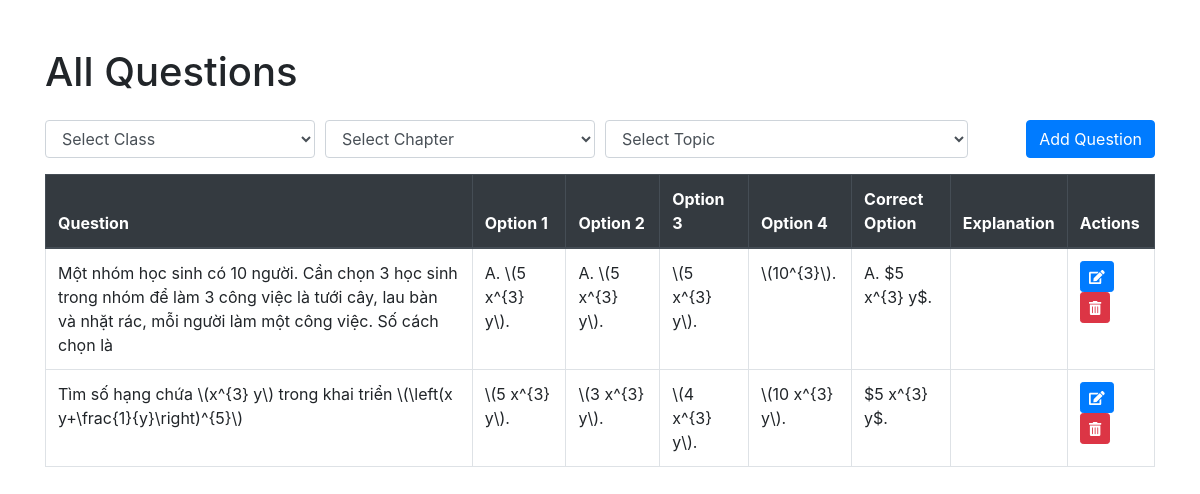
Page /question_manager on the committed database.
### tables this page shows
CREATE TABLE "Answers" (
	"AnswerID"	INTEGER,
	"QuestionID"	INTEGER,
	"AnswerOptions"	TEXT,
	"CorrectAnswer"	TEXT,
	"Explaination"	TEXT,
	FOREIGN KEY("QuestionID") REFERENCES "Question"("QuestionID"),
	PRIMARY KEY("AnswerID")
);

CREATE TABLE "Question" (
	"QuestionID"	INTEGER,
	"ClassID"	INTEGER,
	"TopicID"	INTEGER,
	"ChapterID"	INTEGER,
	"QuestionContent"	TEXT UNIQUE,
	"UsageCount"	INTEGER DEFAULT 0,
	FOREIGN KEY("ChapterID") REFERENCES "Chapter"("ChapterID"),
	FOREIGN KEY("ClassID") REFERENCES "Class"("ClassID"),
	PRIMARY KEY("QuestionID")
);

### main.py (the view)
@app.route("/question_manager", methods=["GET"])
def question_manager():
    classes = execute_query("SELECT * FROM Class")
    classes = [{"id": item[0], "name": item[1]} for item in classes]
    questions = DB_HELPER.get_all_questions()
    if questions:
        json_data = [
            {
                "id": item[0],
                "question": item[1],
                "ans_id": item[2],
                "answer": json.loads(item[3]),
                "correct_ans": item[4],
                "explaination": item[5],
            }
            for item in questions
        ]
        return render_template(
            "question_manager.html", questions=json_data, classes=classes
        )
    else:
        return jsonify([])

### databaseHelper.py (called while the page is built)
    def get_all_questions(self):
        query = "SELECT q.QuestionID, q.QuestionContent AS Question, a.AnswerID, a.AnswerOptions AS Answer, a.CorrectAnswer, a.Explaination FROM Question q LEFT JOIN Answers a ON q.QuestionID = a.QuestionID"
        try:
            conn = sqlite3.connect(self.db_name)
            cursor = conn.cursor()
            cursor.execute(query)
            questions = cursor.fetchall()
            conn.close()
            return questions
        except sqlite3.Error as e:
            print("Lỗi khi truy vấn dữ liệu:", e)
            return None

### main.py (called while the page is built)
def execute_query(query, params=()):
    try:
        conn = sqlite3.connect(DATABASE)
        cursor = conn.cursor()
        cursor.execute(query, params)
        if query.strip().upper().startswith("SELECT"):
            result = cursor.fetchall()
        else:
            conn.commit()
            result = None
        conn.close()
        return result
    except sqlite3.Error as e:
        print("Lỗi trong quá trình thực thi truy vấn:", e)
        return None

### templates/question_manager.html (shortened to what this page needs)
<!DOCTYPE html>
<html lang="en">
<head>
    <link href="https://stackpath.bootstrapcdn.com/bootstrap/4.5.2/css/bootstrap.min.css" rel="stylesheet">
    <link href="https://cdnjs.cloudflare.com/ajax/libs/font-awesome/5.15.4/css/all.min.css" rel="stylesheet">
</head>
<body>
    <div class="container mt-5">
        <h1 class="mb-4">All Questions</h1>
        <div class="form-row mb-3">
            <div class="col-md-3">
                <select class="form-control" id="class_select" onchange="loadChapter()">
                    <option value="">Select Class</option>
                </select>
            </div>
            <div class="col-md-3">
                <select class="form-control" id="chapter_select" onchange="loadTopics()">
                    <option value="">Select Chapter</option>
                </select>
            </div>
            <div class="col-md-4">
                <select class="form-control" id="topic_select">
                    <option value="">Select Topic</option>
                </select>
            </div>
            <div class="col-md-2">
                <a style="float: right;" href="/question" class="btn btn-primary">Add Question</a>
            </div>
        </div>
        <div class="table-responsive">
            <table class="table table-bordered">
                <thead class="thead-dark">
                    <tr>
                        <th scope="col">Question</th>
                        <th scope="col">Option 1</th>
                        <th scope="col">Option 2</th>
                        <th scope="col">Option 3</th>
                        <th scope="col">Option 4</th>
                        <th scope="col">Correct Option</th>
                        <th scope="col">Explanation</th>
                        <th scope="col">Actions</th>
                    </tr>
                </thead>
                <tbody>
                    {% for question in questions %}
                    <tr>
                        <td>{{question.question}}</td>
                        <td>{{question.answer.value1}}</td>
                        <td>{{question.answer.value2}}</td>
                        <td>{{question.answer.value3}}</td>
                        <td>{{question.answer.value4}}</td>
                        <td>{{question.correct_ans}}</td>
                        <td>{{question.explanation}}</td>
                        <td>
                            <a href="#" class="btn btn-primary btn-sm"><i class="fas fa-edit"></i></a>
                            <a href="#" class="btn btn-danger btn-sm"><i class="fas fa-trash-alt"></i></a>
                        </td>
                    </tr>
                    {% endfor %}
                </tbody>
            </table>
        </div>
    </div>
</body>
</html>

### rows in the picture
Answers: question "Một nhóm học sinh có 10 người. Cần chọn 3 học sinh trong nhóm để làm 3 công việc là tưới cây, lau bàn và nhặt rác, mỗi người làm một công việc. Số cách chọn là", answer.value1 "A. \\(5 x^{3} y\\).", answer.value2 "A. \\(5 x^{3} y\\).", answer.value3 "\\(5 x^{3} y\\).", answer.value4 "\\(10^{3}\\).", correct_ans "A. $5 x^{3} y$."
Answers: question "Tìm số hạng chứa \\(x^{3} y\\) trong khai triển \\(\\left(x y+\\frac{1}{y}\\right)^{5}\\)", answer.value1 "\\(5 x^{3} y\\).", answer.value2 "\\(3 x^{3} y\\).", answer.value3 "\\(4 x^{3} y\\).", answer.value4 "\\(10 x^{3} y\\).", correct_ans "$5 x^{3} y$."
